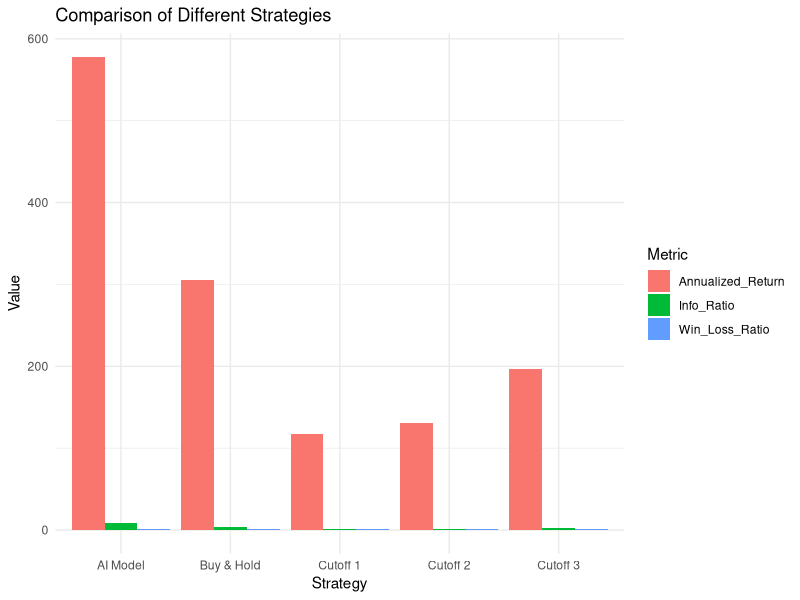

Source code (R):
# 加载 ggplot2 包
library(ggplot2)

# 创建数据框，假设包含年化回报率 (rG)、信息比率 (IR) 和胜率 (Win/Loss Ratio)
data <- data.frame(
  Strategy = c("AI Model", "Buy & Hold", "Cutoff 1", "Cutoff 2", "Cutoff 3"),
  Annualized_Return = c(577.9, 305.5, 116.98, 131.35, 196.86),
  Info_Ratio = c(8.99, 3.43, 1.43, 1.63, 2.47),
  Win_Loss_Ratio = c(1.71, 1.38, 1.17, 1.19, 1.28)
)

# 将数据转换为长格式，以便 ggplot 处理多个指标
library(reshape2)
data_long <- melt(data, id.vars = "Strategy")

# 画柱状图
ggplot(data_long, aes(x = Strategy, y = value, fill = variable)) +
  geom_bar(stat = "identity", position = "dodge") +
  labs(title = "Comparison of Different Strategies",
       x = "Strategy",
       y = "Value",
       fill = "Metric") +
  theme_minimal()
